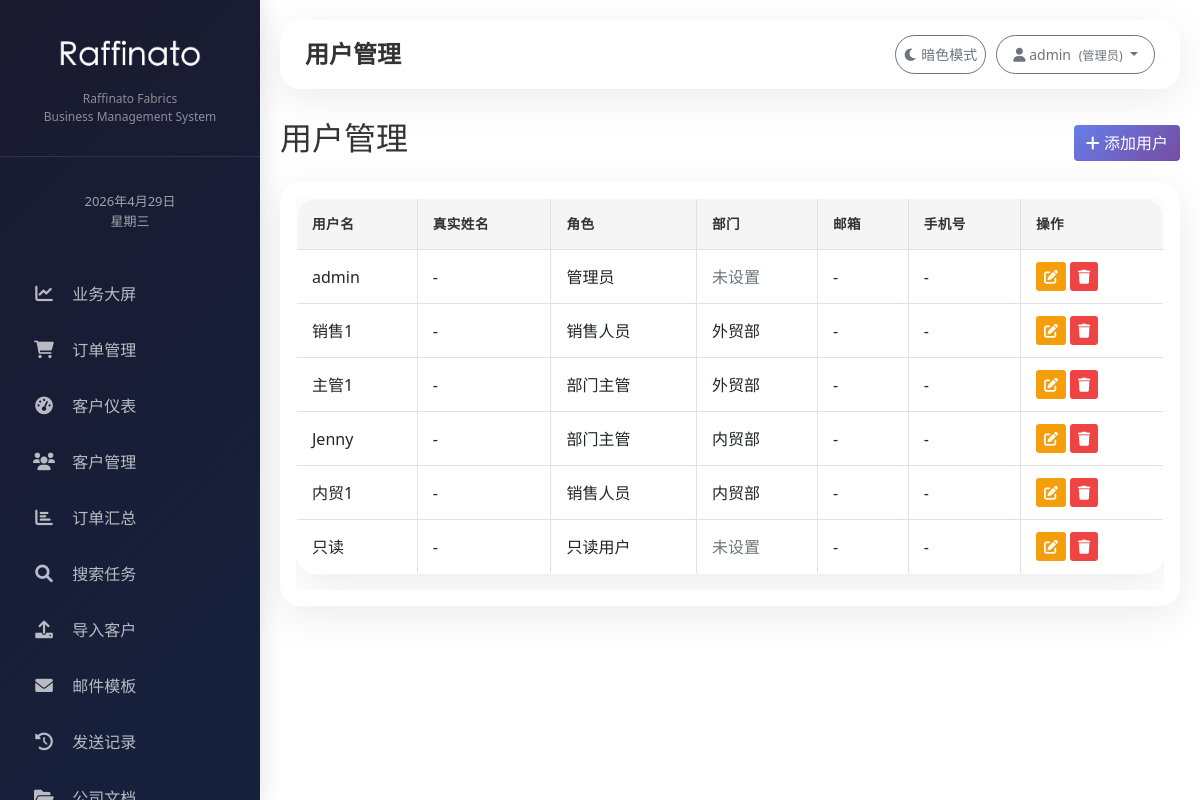
Page /users/ (signed in) on the committed database.
### customers/models.py (models this page shows, shortened)
class User(AbstractUser):
    ROLE_CHOICES = [
        ('admin', '管理员'),
        ('general_manager', '总经理'),
        ('manager', '部门主管'),
        ('sales', '业务员'),
        ('documentary', '跟单员'),
    ]
    DEPARTMENT_CHOICES = [
        ('international', '外贸部'),
        ('domestic', '内贸部'),
        ('documentary', '跟单部'),
        ('management', '总经办'),
    ]
    role = models.CharField('角色', max_length=20, choices=ROLE_CHOICES, default='sales')
    department = models.CharField('部门', max_length=20, choices=DEPARTMENT_CHOICES, blank=True, null=True)
    real_name = models.CharField('真实姓名', max_length=50, blank=True, null=True)
    phone = models.CharField('手机号', max_length=20, blank=True, null=True)
    groups = models.ManyToManyField(
        'auth.Group',
        related_name='customers_user_set',
        blank=True,
        verbose_name='groups',
        help_text='The groups this user belongs to.',
    )
    user_permissions = models.ManyToManyField(
        'auth.Permission',
        related_name='customers_user_set',
        blank=True,
        verbose_name='user permissions',
        help_text='Specific permissions for this user.',
    )
    class Meta:
        db_table = 'customers_user'  # 避免与 auth_user 冲突
        verbose_name = '用户'
        verbose_name_plural = '用户'

class UserProfile(models.Model):
    ROLE_CHOICES = [
        ('admin', '管理员'),
        ('dept_leader', '部门主管'),
        ('sales', '销售人员'),
        ('readonly', '只读用户'),
    ]
    user = models.OneToOneField(User, on_delete=models.CASCADE, related_name='profile')
    role = models.CharField('角色', max_length=20, choices=ROLE_CHOICES, default='sales')
    department = models.ForeignKey(Department, on_delete=models.SET_NULL, null=True, blank=True, verbose_name='所属部门')
    phone = models.CharField('电话', max_length=20, blank=True)
    created_at = models.DateTimeField(auto_now_add=True)
    updated_at = models.DateTimeField(auto_now=True)
    class Meta:
        db_table = 'user_profiles'

class Department(models.Model):
    name = models.CharField('部门名称', max_length=50, unique=True)
    created_at = models.DateTimeField(auto_now_add=True)
    class Meta:
        db_table = 'departments'

### customers/views.py (the view)
# urls.py: path('users/', views.user_list, name='user_list'),
@login_required
@login_required
def user_list(request):
    from .models import UserProfile
    if not request.user.is_superuser and (not hasattr(request.user, 'profile') or request.user.profile.role != 'admin'):
        messages.error(request, '权限不足')
        return redirect('dashboard')
    users = User.objects.all().prefetch_related('profile', 'profile__department')
    return render(request, 'customers/user_list.html', {'users': users})

### templates/customers/user_list.html (shortened to what this page needs)
{% extends 'base.html' %}
{% block page_title %}用户管理{% endblock %}
{% block content %}
<div class="d-flex justify-content-between align-items-center mb-3">
    <h2>用户管理</h2>
    <button type="button" class="btn btn-primary" data-bs-toggle="modal" data-bs-target="#addUserModal">
        <i class="fas fa-plus"></i> 添加用户
    </button>
</div>
<div class="card-modern">
    <div class="card-body">
        <div class="table-responsive">
            <table class="table table-modern">
                <thead>
                    <tr>
                        <th>用户名</th>
                        <th>真实姓名</th>
                        <th>角色</th>
                        <th>部门</th>
                        <th>邮箱</th>
                        <th>手机号</th>
                        <th>操作</th>
                    </tr>
                </thead>
                <tbody>
    {% for user in users %}
    <tr>
        <td>{{ user.username }}</td>
        <td>{{ user.real_name|default:"-" }}</td>
        <td>
            {% if user.profile %}
                {{ user.profile.get_role_display }}
            {% else %}
                <span class="text-muted">未设置</span>
            {% endif %}
        </td>
        <td>
            {% if user.profile and user.profile.department %}
                {{ user.profile.department.name }}
            {% else %}
                <span class="text-muted">未设置</span>
            {% endif %}
        </td>
        <td>{{ user.email|default:"-" }}</td>
        <td>{{ user.phone|default:"-" }}</td>
        <td>
            <button class="btn btn-sm btn-warning edit-user" data-id="{{ user.id }}">
    <i class="fas fa-edit"></i>
</button>
            <button class="btn btn-sm btn-danger delete-user" data-id="{{ user.id }}" data-name="{{ user.username }}">
                <i class="fas fa-trash"></i>
            </button>
        </td>
    </tr>
    {% empty %}
    <tr>
        <td colspan="7" class="text-center">暂无用户</td>
    </tr>
    {% endfor %}
</tbody>
            </table>
        </div>
    </div>
</div>
{% endblock %}

### templates/base.html (shortened to what this page needs)
<!DOCTYPE html>
<html lang="zh-CN">
<head>
    <link href="https://cdn.jsdelivr.net/npm/bootstrap@5.1.3/dist/css/bootstrap.min.css" rel="stylesheet">
    <link rel="stylesheet" href="https://cdnjs.cloudflare.com/ajax/libs/font-awesome/6.0.0/css/all.min.css">
    {% load static %}
    <link rel="stylesheet" href="{% static 'css/custom.css' %}">
</head>
<body>
<body>
<div class="sidebar">
    <div class="sidebar-logo" style="padding: 30px 20px; text-align: center; border-bottom: 1px solid rgba(255,255,255,0.1);">
        <img src="/media/logo/logo.png" alt="Logo" style="max-width: 150px; max-height: 60px; margin-bottom: 10px;" onerror="this.style.display='none'; this.nextSibling.style.display='block';">
        <p style="color: rgba(255,255,255,0.5); font-size: 0.75rem;">Raffinato Fabrics</p>
        <p style="color: rgba(255,255,255,0.5); font-size: 0.75rem;">Business Management System</p>
    </div>
<div class="sidebar-date" style="padding: 15px 20px; text-align: center;">
    <div id="currentDate" style="color: rgba(255,255,255,0.6); font-size: 13px;"></div>
</div>
    <ul class="nav flex-column" style="padding: 20px 0;">
    <li class="nav-item"><a class="nav-link" href="{% url 'stats_dashboard' %}" data-url="{% url 'stats_dashboard' %}"><i class="fas fa-chart-line"></i> 业务大屏</a></li>
    <li class="nav-item"><a class="nav-link" href="/customers/orders/" data-url="/customers/orders/"><i class="fas fa-shopping-cart"></i> 订单管理</a></li>
    <li class="nav-item"><a class="nav-link" href="{% url 'dashboard' %}" data-url="{% url 'dashboard' %}"><i class="fas fa-tachometer-alt"></i> 客户仪表</a></li>
    <li class="nav-item"><a class="nav-link" href="{% url 'customer_list' %}" data-url="{% url 'customer_list' %}"><i class="fas fa-users"></i> 客户管理</a></li>
    <li class="nav-item"><a class="nav-link" href="{% url 'order_summary' %}" data-url="{% url 'order_summary' %}"><i class="fas fa-chart-bar"></i> 订单汇总</a></li>
    <li class="nav-item"><a class="nav-link" href="{% url 'search_task_list' %}" data-url="{% url 'search_task_list' %}"><i class="fas fa-search"></i> 搜索任务</a></li>
    <li class="nav-item"><a class="nav-link" href="{% url 'import_customers' %}" data-url="{% url 'import_customers' %}"><i class="fas fa-upload"></i> 导入客户</a></li>
    <li class="nav-item"><a class="nav-link" href="/templates/" data-url="/templates/"><i class="fas fa-envelope"></i> 邮件模板</a></li>
    <li class="nav-item"><a class="nav-link" href="/send-logs/" data-url="/send-logs/"><i class="fas fa-history"></i> 发送记录</a></li>
    <li class="nav-item"><a class="nav-link" href="{% url 'document_list' %}" data-url="{% url 'document_list' %}"><i class="fas fa-folder-open"></i> 公司文档</a></li>
</ul>
</div>
<div class="main-content">
<div style="display: flex; justify-content: space-between; align-items: center; border-radius: 20px; padding: 15px 25px; margin-bottom: 30px; box-shadow: 0 10px 40px rgba(0,0,0,0.08);">
    <div style="display: flex; align-items: center; gap: 15px;">
        <h1 style="font-size: 1.5rem; font-weight: 600; margin: 0;">{% block page_title %}客户管理{% endblock %}</h1>
    </div>
    <div style="display: flex; gap: 10px;">
        <button id="darkModeToggle" class="btn btn-sm btn-outline-secondary" style="border-radius: 40px;">
            <i class="fas fa-moon"></i> 暗色模式
        </button>
        <div class="dropdown">
            <button class="btn btn-sm btn-outline-secondary dropdown-toggle" style="border-radius: 40px; padding: 8px 16px;" data-bs-toggle="dropdown">
                <i class="fas fa-user"></i>
                <span>{{ user.real_name|default:user.username }}</span>
                <small class="text-muted ms-1">({{ user.get_role_display }})</small>
            </button>
        </div>
    </div>
</div>
    <div class="toast-container position-fixed bottom-0 end-0 p-3" style="z-index: 1100;">
    </div>
    {% block content %}
    {% endblock %}
</div>
</body>
</html>

### static/css/custom.css (style rules this page uses)
.sidebar { position: fixed; top: 0; bottom: 0; left: 0; width: 280px; background: linear-gradient(135deg, #1a1a2e 0%, #16213e 100%); box-shadow: 4px 0 20px rgba(0,0,0,0.1); z-index: 100; transition: all 0.3s ease; }
.sidebar .nav-link { font-weight: 500; color: rgba(255,255,255,0.7); padding: 12px 20px; margin: 4px 12px; border-radius: 12px; transition: all 0.3s ease; }
.sidebar .nav-link i { margin-right: 12px; width: 24px; text-align: center; font-size: 1.1rem; }
.sidebar-logo { padding: 30px 20px; text-align: center; border-bottom: 1px solid rgba(255,255,255,0.1); margin-bottom: 20px; }
.sidebar-logo p { color: rgba(255,255,255,0.5); font-size: 0.75rem; margin: 0; }
.main-content { margin-left: 280px; padding: 25px 35px; min-height: 100vh; }
.card-modern { background: white; border: none; border-radius: 20px; box-shadow: 0 10px 40px rgba(0,0,0,0.08); transition: all 0.3s ease; overflow: hidden; }
.table-modern { background: white; border-radius: 20px; overflow: hidden; box-shadow: 0 10px 40px rgba(0,0,0,0.08); }
.table-modern thead th { background: #f5f5f5 !important; background-image: none !important; color: #333 !important; font-weight: 600; padding: 15px; border: none; font-size: 0.85rem; text-transform: uppercase; letter-spacing: 0.5px; }
.table-modern tbody td { padding: 12px 15px; vertical-align: middle; border-bottom: 1px solid #eee; }
.table-modern, .table-modern thead, .table-modern tbody, .table-modern th, .table-modern td { border: 1px solid #dee2e6 !important; }

### templates/base.html (style rules this page uses)
.sidebar { background: linear-gradient(135deg, #1a2a3a 0%, #0f172a 100%); }
.btn-primary { background: linear-gradient(135deg, #667eea, #764ba2); border: none; color: white; }
.btn-danger { background-color: #ef4444; border: none; color: white; }
.btn-warning { background-color: #f59e0b; border: none; color: white; }
.table-modern thead th { background-color: #f1f5f9; color: #1e293b; font-weight: 600; border-bottom: 2px solid #e2e8f0; }
* { margin: 0; padding: 0; box-sizing: border-box; }
body { overflow-x: hidden; }
.sidebar { position: fixed; top: 0; left: 0; height: 100vh; width: 260px; background: linear-gradient(135deg, #1a1a2e 0%, #16213e 100%); z-index: 1000; overflow-y: auto; }
.main-content { margin-left: 260px; padding: 20px; width: calc(100% - 260px); max-width: 100%; overflow-x: hidden; }
:root { --bg-color: #ffffff; --text-color: #333333; --card-bg: #f8f9fa; }
body { background-color: var(--bg-color); color: var(--text-color); transition: background-color 0.2s, color 0.2s; }

### rows in the picture
User: real_name "admin", role "管理员", username "admin", real_name "-", profile.role "管理员", shows "未设置", email "-", phone "-"
User: username "销售1", real_name "-", profile.role "销售人员", profile.department.name "外贸部", email "-", phone "-"
User: username "主管1", real_name "-", profile.role "部门主管", profile.department.name "外贸部", email "-", phone "-"
User: username "Jenny", real_name "-", profile.role "部门主管", profile.department.name "内贸部", email "-", phone "-"
User: username "内贸1", real_name "-", profile.role "销售人员", profile.department.name "内贸部", email "-", phone "-"
User: username "只读", real_name "-", profile.role "只读用户", shows "未设置", email "-", phone "-"
